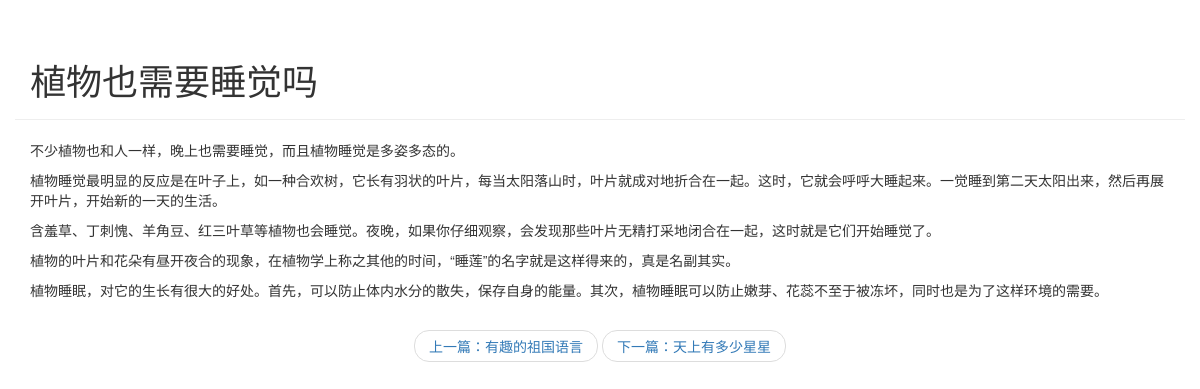
Page /blog/detail/5 on the committed database.
### blog/models.py (models this page shows, shortened)
class Article(models.Model):
    article_id = models.AutoField(primary_key=True)
    title = models.TextField()
    brief_content = models.TextField()
    content = models.TextField()
    publish_date = models.DateTimeField(auto_now=True)

### blog/views.py (the view)
# urls.py: path('detail/<int:article_id>', blog.views.get_detail_page),
def get_detail_page(request, article_id):
    curr_article = None
    all_article = Article.objects.all()
    previous_article = None
    next_article = None
    for index, article in enumerate(all_article):
        if index == 0:
            previous_index = 0
            next_index = index + 1
        elif index == len(all_article) - 1:
            previous_index = index - 1
            next_index = index
        else:
            previous_index = index - 1
            next_index = index + 1
        if article.article_id == article_id:
            curr_article = article
            previous_article = all_article[previous_index]
            next_article = all_article[next_index]
            break
    section_list = curr_article.content.split('\n')
    return render(request, 'detail.html',
                  {
                      'curr_article': curr_article,
                      'section_list': section_list,
                      'previous_article': previous_article,
                      'next_article': next_article
                  })

### blog/templates/detail.html (shortened to what this page needs)
<!DOCTYPE html>
<html lang="en">
<head>
    <link rel="stylesheet" href="https://cdn.jsdelivr.net/npm/bootstrap@3.3.7/dist/css/bootstrap.min.css"
>
</head>
<body>
<div class="container page-header">
    <h1>{{ curr_article.title }}</h1>
</div>
<div class="container body-main">
    <div>
        {% for section in section_list %}
        <p>{{ section }}</p>
        {% endfor %}
    </div>
</div>
<div>
    <nav aria-label="...">
        <ul class="pager">
            <li><a href="/blog/detail/{{ previous_article.article_id }}">上一篇：{{ previous_article.title }}</a></li>
            <li><a href="/blog/detail/{{ next_article.article_id }}">下一篇：{{ next_article.title }}</a></li>
        </ul>
    </nav>
</div>
</body>
</html>

### rows in the picture
Article: title "植物也需要睡觉吗"
Article: title "有趣的祖国语言"
Article: title "天上有多少星星"

### other values in the picture
{{ section }} "不少植物也和人一样，晚上也需要睡觉，而且植物睡觉是多姿多态的。" "植物睡觉最明显的反应是在叶子上，如一种合欢树，它长有羽状的叶片，每当太阳落山时，叶片就成对地折合在一起。这时，它就会呼呼大睡起来。一觉睡到第二天太阳出来，然后再展开叶片，开始新的一天的生活。" "含羞草、丁刺愧、羊角豆、红三叶草等植物也会睡觉。夜晚，如果你仔细观察，会发现那些叶片无精打采地闭合在一起，这时就是它们开始睡觉了。" "植物的叶片和花朵有昼开夜合的现象，在植物学上称之其他的时间，“睡莲”的名字就是这样得来的，真是名副其实。" "植物睡眠，对它的生长有很大的好处。首先，可以防止体内水分的散失，保存自身的能量。其次，植物睡眠可以防止嫩芽、花蕊不至于被冻坏，同时也是为了这样环境的需要。"
